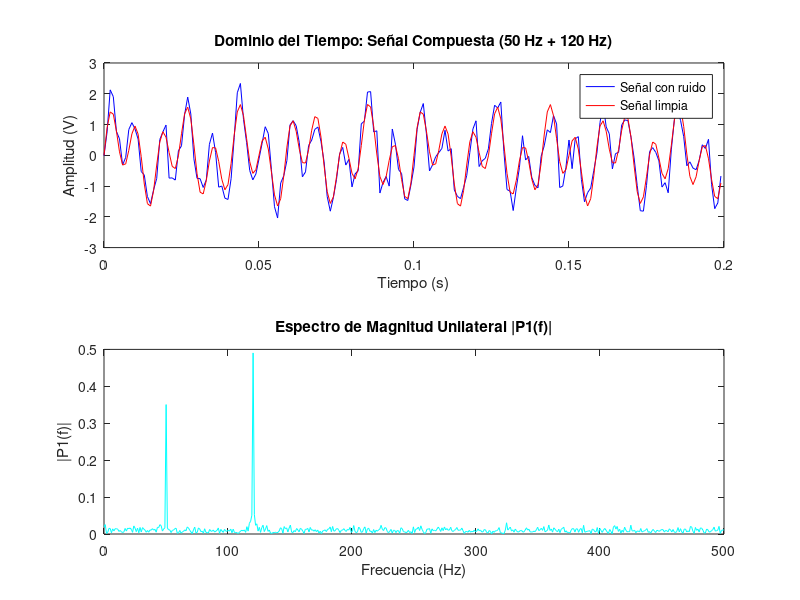

MATLAB code for this plot:
%% Análisis Espectral FFT y Filtrado de Señales — MATLAB R2026b (REA Clone)
fs = 1000;
t = 0:0.001:1;
f1 = 50;
f2 = 120;

% Señal compuesta con dos armónicos + ruido gaussiano
signal = 0.7 * sin(2 * pi * f1 * t) + sin(2 * pi * f2 * t);
noisy = signal + 0.35 * randn(1, length(t));

% Transformada Rápida de Fourier (FFT)
N = length(t);
Y = fft(noisy);
P2 = abs(Y / N);
P1 = P2(1:500);
freqs = linspace(0, fs / 2, 500);

figure(1);
clf;
subplot(2, 1, 1);
plot(t(1:200), noisy(1:200), 'b-');
hold on;
plot(t(1:200), signal(1:200), 'r-');
title('Dominio del Tiempo: Señal Compuesta (50 Hz + 120 Hz)');
xlabel('Tiempo (s)');
ylabel('Amplitud (V)');
legend('Señal con ruido', 'Señal limpia');

subplot(2, 1, 2);
plot(freqs, P1, 'c-');
title('Espectro de Magnitud Unilateral |P1(f)|');
xlabel('Frecuencia (Hz)');
ylabel('|P1(f)|');

fprintf('Frecuencias dominantes procesadas sobre N = %d muestras.\n', N);
